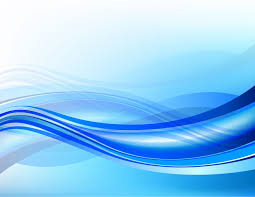
#> input picture wave.png, 255 x 197 px
$ jupyter execute q5_updated.ipynb
#> lines starting #> are read from the running program, lines starting #| are printed output that depends on the picture
# Q5 Program to draw Histogram of an Image

[cell 1]
from PIL import Image
import numpy as np
import matplotlib.pyplot as plt

[cell 2]
img=Image.open("wave.png").convert("L")
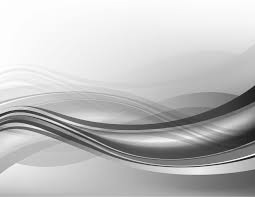
#> img: PIL image 255x197 L; min 14, max 255, mean 192
#img.save("grayscale_wave.png")

[cell 3]
print(img.height)
#| 197
print(img.width)
#| 255

[cell 4]
arr1=np.empty([197,255])#to store intensities in matrix
arr2=np.empty(256)#store frequencies
for x in range (0,256):
    arr2[x]=0

[cell 5]
def histogram(arr1):
    for y in range(0,197):
        for x in range(0,255):
            i=int(arr1[y][x])
            arr2[i]=arr2[i]+1
    #for x in range(0,256):
        #print(arr2[x])

[cell 6]
for y in range(img.height):
    for x in range(img.width):
        pixels=img.getpixel((x,y))
        arr1[y][x]=pixels

histogram(arr1)
#> after the loop in histogram, `for y in range(0,197):`: arr2 = 256 values, max 1707 at index 251, min 0 at index 0, mean 196.2

[cell 7]
arr3=np.empty(256)
for x in range(0,256):# to plot frequency
       arr3[x]=x
plt.bar(arr3,arr2)
plt.title("HISTOGRAM OF AN IMAGE")
plt.xlabel("Intensity")
plt.ylabel("Frequency")
plt.show()
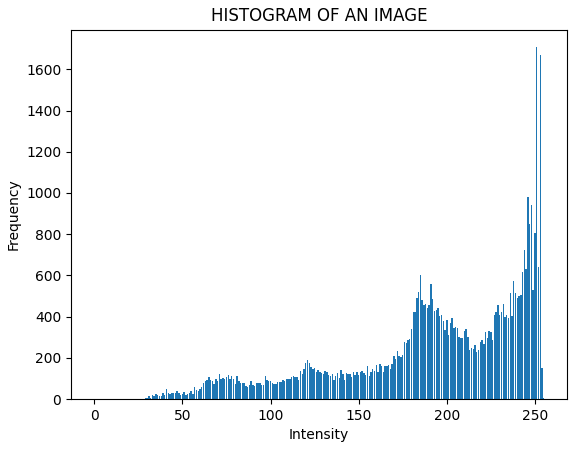
#> figure drawn by matplotlib, 1 panel; tallest bar 1707 high, from x = 250.6 to 251.4
